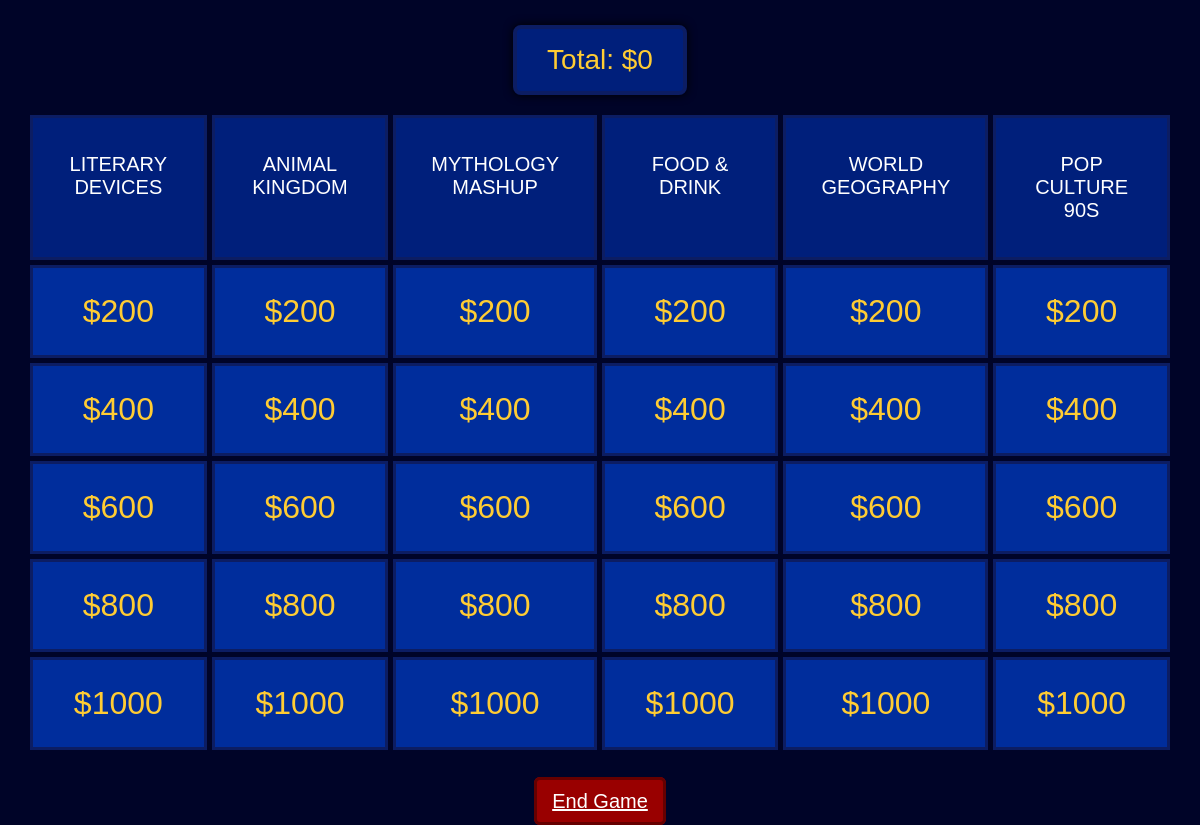
The page /game/43/ on the database its author committed.
### main/models.py (models this page shows, shortened)
class Category(models.Model):
    game = models.ForeignKey(Game, on_delete=models.CASCADE, related_name='categories')
    title = models.CharField(max_length=100)
    order = models.IntegerField(default=0)  # Position on board
    class Meta:
        ordering = ['order']

### main/views.py (the view)
# urls.py: path("game/<int:game_id>/", views.game_board, name="game_board"),
def game_board(request, game_id):
    try:
        game = Game.objects.get(id=game_id)
        game_logic = JeopardyGame(game_id)
        context = {
            'game_id': game_id,
            'board_state': game_logic.get_board_state(),
            'current_score': game_logic.get_score(),
            'game_phase': game.phase,
            'values_list': [200, 400, 600, 800, 1000],
        }
        return render(request, "main/main_page.html", context)
    except Game.DoesNotExist:
        return redirect('home')

### main/game_logic.py (called while the page is built)
    def get_board_state(self) -> dict:
        categories = self.game.categories.all()
        board = {}
        for category in categories:
            board[category.title] = {
                'questions': []
            }
            for question in category.questions.all().order_by('value'):
                board[category.title]['questions'].append({
                    'value': question.value,
                    'is_answered': question.is_answered,
                    'id': question.id
                })
        return board

    def get_score(self) -> int:
        return self.game.score

### main/templates/main/main_page.html (shortened to what this page needs)
<!DOCTYPE html>
<html lang="en">
<head>
</head>
<body>
    {% csrf_token %} <div class="score-box">
        Total: ${{ current_score }}
    </div>
    <div class="board">
        {% for title, questions in board_state.items %}
        <div class="category">{{ title }}</div>
        {% endfor %}
        {% for value in values_list %}
            {% for title, data in board_state.items %}
                {% for question in data.questions %}
                    {% if question.value == value and not question.is_answered %}
                        <div
                            class="tile"
                            data-question-id="{{ question.id }}"
                            onclick="openQuestion('{{ question.id }}', '{{ question.value }}', this)"
                        >
                            ${{ value }}
                        </div>
                    {% endif %}
                {% endfor %}
            {% endfor %}
        {% endfor %}
    </div>
    <div class="bottom-end-btn">
        <a href="{% url 'home' %}" class="end-btn">End Game</a>
    </div>
</body>
</html>

### main/templates/main/main_page.html (style rules this page uses)
body { background: #000428; margin: 0; padding: 0; display: flex; flex-direction: column; justify-content: flex-start; align-items: center; height: 100vh; font-family: Arial Black, sans-serif; color: white; }
.board { width: 95%; max-width: 1200px; display: grid; grid-template-columns: repeat(6, 1fr); gap: 5px; margin-top: 20px; }
.category { background: #001f7b; border: 3px solid #0c1d63; padding: 35px; text-align: center; font-size: 20px; text-transform: uppercase; color: white; }
.tile { background: #002d9c; border: 3px solid #0c1d63; padding: 25px; font-size: 32px; text-align: center; color: #ffcc33; cursor: pointer; transition: 0.15s; }
.score-box { margin-top: 25px; background: #001f7b; border: 4px solid #0c1d63; padding: 15px 30px; font-size: 28px; color: #ffcc33; text-align: center; border-radius: 8px; box-shadow: 0px 0px 10px #000; }
.bottom-end-btn { text-align: center; margin-top: 40px; }
.end-btn { background: #990000; border: 3px solid #660000; color: white; padding: 10px 15px; font-size: 20px; cursor: pointer; font-family: Arial Black, sans-serif; border-radius: 6px; transition: 0.2s; }

### rows shown on the page
Category: board_state "LITERARY DEVICES"
Category: board_state "ANIMAL KINGDOM"
Category: board_state "MYTHOLOGY MASHUP"
Category: board_state "FOOD & DRINK"
Category: board_state "WORLD GEOGRAPHY"
Category: board_state "POP CULTURE 90S"

### other values the page prints
{{ current_score }} "0"
{{ value }} "200" "200" "200" "200" "200" "200" "400" "400" "400" "400" "400" "400" "600" "600" "600" "600" "600" "600" "800" "800" "800" "800" "800" "800" "1000" "1000" "1000" "1000" "1000" "1000"
